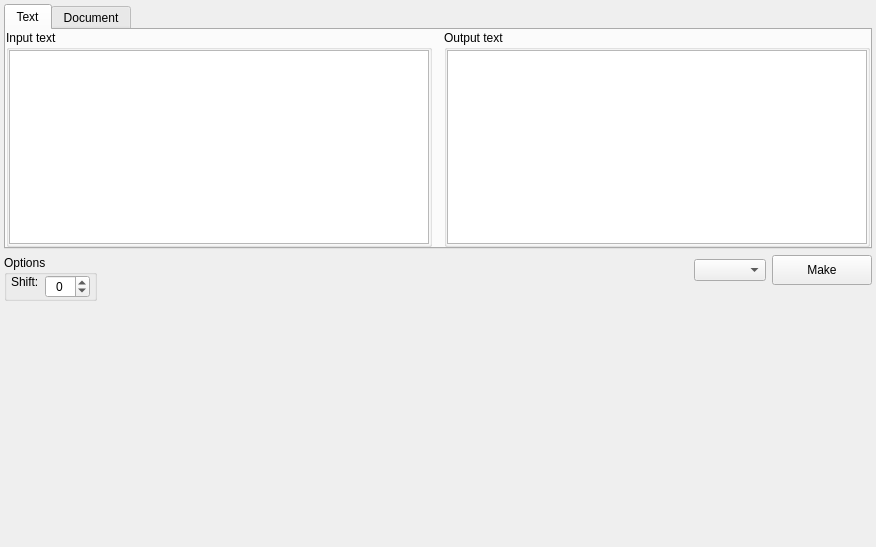
<?xml version="1.0" encoding="UTF-8"?>
<ui version="4.0">
 <class>Caesar</class>
 <widget class="QWidget" name="Caesar">
  <property name="geometry">
   <rect>
    <x>0</x>
    <y>0</y>
    <width>876</width>
    <height>547</height>
   </rect>
  </property>
  <property name="maximumSize">
   <size>
    <width>16777215</width>
    <height>9999999</height>
   </size>
  </property>
  <property name="windowTitle">
   <string>Form</string>
  </property>
  <layout class="QVBoxLayout" name="verticalLayout_4">
   <property name="leftMargin">
    <number>4</number>
   </property>
   <property name="topMargin">
    <number>4</number>
   </property>
   <property name="rightMargin">
    <number>4</number>
   </property>
   <property name="bottomMargin">
    <number>4</number>
   </property>
   <item>
    <widget class="QTabWidget" name="tab_widget">
     <property name="maximumSize">
      <size>
       <width>16777215</width>
       <height>400</height>
      </size>
     </property>
     <property name="currentIndex">
      <number>0</number>
     </property>
     <widget class="QWidget" name="tab_text">
      <attribute name="title">
       <string>Text</string>
      </attribute>
      <layout class="QHBoxLayout" name="horizontalLayout">
       <property name="spacing">
        <number>12</number>
       </property>
       <property name="leftMargin">
        <number>0</number>
       </property>
       <property name="topMargin">
        <number>0</number>
       </property>
       <property name="rightMargin">
        <number>0</number>
       </property>
       <property name="bottomMargin">
        <number>0</number>
       </property>
       <item>
        <widget class="QGroupBox" name="group_box_input">
         <property name="sizePolicy">
          <sizepolicy hsizetype="Preferred" vsizetype="Preferred">
           <horstretch>0</horstretch>
           <verstretch>0</verstretch>
          </sizepolicy>
         </property>
         <property name="title">
          <string>Input text</string>
         </property>
         <layout class="QVBoxLayout" name="verticalLayout_15">
          <property name="spacing">
           <number>0</number>
          </property>
          <property name="leftMargin">
           <number>0</number>
          </property>
          <property name="topMargin">
           <number>0</number>
          </property>
          <property name="rightMargin">
           <number>0</number>
          </property>
          <property name="bottomMargin">
           <number>0</number>
          </property>
          <item>
           <widget class="QTextEdit" name="text_edit_input"/>
          </item>
         </layout>
        </widget>
       </item>
       <item>
        <widget class="QGroupBox" name="group_box_output">
         <property name="sizePolicy">
          <sizepolicy hsizetype="Preferred" vsizetype="Preferred">
           <horstretch>0</horstretch>
           <verstretch>0</verstretch>
          </sizepolicy>
         </property>
         <property name="title">
          <string>Output text</string>
         </property>
         <layout class="QVBoxLayout" name="verticalLayout_14">
          <property name="spacing">
           <number>0</number>
          </property>
          <property name="leftMargin">
           <number>0</number>
          </property>
          <property name="topMargin">
           <number>0</number>
          </property>
          <property name="rightMargin">
           <number>0</number>
          </property>
          <property name="bottomMargin">
           <number>0</number>
          </property>
          <item>
           <widget class="QTextEdit" name="text_edit_output">
            <property name="readOnly">
             <bool>true</bool>
            </property>
           </widget>
          </item>
         </layout>
        </widget>
       </item>
      </layout>
     </widget>
     <widget class="QWidget" name="tab_document">
      <attribute name="title">
       <string>Document</string>
      </attribute>
     </widget>
    </widget>
   </item>
   <item>
    <layout class="QHBoxLayout" name="horizontal_layout_1">
     <item>
      <layout class="QVBoxLayout" name="vertical_layout_2">
       <item>
        <widget class="QGroupBox" name="group_box_options">
         <property name="title">
          <string>Options</string>
         </property>
         <layout class="QVBoxLayout" name="verticalLayout">
          <property name="leftMargin">
           <number>0</number>
          </property>
          <property name="topMargin">
           <number>0</number>
          </property>
          <property name="rightMargin">
           <number>0</number>
          </property>
          <property name="bottomMargin">
           <number>0</number>
          </property>
          <item>
           <layout class="QFormLayout" name="form_layout_options">
            <property name="fieldGrowthPolicy">
             <enum>QFormLayout::ExpandingFieldsGrow</enum>
            </property>
            <property name="leftMargin">
             <number>4</number>
            </property>
            <property name="rightMargin">
             <number>4</number>
            </property>
            <item row="0" column="0">
             <widget class="QLabel" name="label_shift">
              <property name="sizePolicy">
               <sizepolicy hsizetype="Minimum" vsizetype="Fixed">
                <horstretch>0</horstretch>
                <verstretch>0</verstretch>
               </sizepolicy>
              </property>
              <property name="text">
               <string>Shift:</string>
              </property>
             </widget>
            </item>
            <item row="0" column="1">
             <widget class="QSpinBox" name="spin_box_shift">
              <property name="frame">
               <bool>true</bool>
              </property>
              <property name="alignment">
               <set>Qt::AlignCenter</set>
              </property>
              <property name="buttonSymbols">
               <enum>QAbstractSpinBox::UpDownArrows</enum>
              </property>
              <property name="minimum">
               <number>-50</number>
              </property>
              <property name="maximum">
               <number>50</number>
              </property>
             </widget>
            </item>
           </layout>
          </item>
         </layout>
        </widget>
       </item>
       <item>
        <spacer name="vertical_spacer_2">
         <property name="orientation">
          <enum>Qt::Vertical</enum>
         </property>
         <property name="sizeHint" stdset="0">
          <size>
           <width>20</width>
           <height>40</height>
          </size>
         </property>
        </spacer>
       </item>
      </layout>
     </item>
     <item>
      <spacer name="horizontal_spacer_1">
       <property name="orientation">
        <enum>Qt::Horizontal</enum>
       </property>
       <property name="sizeHint" stdset="0">
        <size>
         <width>40</width>
         <height>20</height>
        </size>
       </property>
      </spacer>
     </item>
     <item>
      <layout class="QVBoxLayout" name="vertical_layout_1">
       <item>
        <layout class="QHBoxLayout" name="horizontal_layout_2">
         <item>
          <widget class="QComboBox" name="combo_box_enc_proc">
           <property name="sizePolicy">
            <sizepolicy hsizetype="Fixed" vsizetype="Fixed">
             <horstretch>0</horstretch>
             <verstretch>0</verstretch>
            </sizepolicy>
           </property>
          </widget>
         </item>
         <item>
          <widget class="QPushButton" name="button_make">
           <property name="sizePolicy">
            <sizepolicy hsizetype="Fixed" vsizetype="Fixed">
             <horstretch>0</horstretch>
             <verstretch>0</verstretch>
            </sizepolicy>
           </property>
           <property name="minimumSize">
            <size>
             <width>100</width>
             <height>30</height>
            </size>
           </property>
           <property name="maximumSize">
            <size>
             <width>16777215</width>
             <height>16777215</height>
            </size>
           </property>
           <property name="text">
            <string>Make</string>
           </property>
          </widget>
         </item>
        </layout>
       </item>
       <item>
        <spacer name="vertical_spacer_1">
         <property name="orientation">
          <enum>Qt::Vertical</enum>
         </property>
         <property name="sizeHint" stdset="0">
          <size>
           <width>20</width>
           <height>40</height>
          </size>
         </property>
        </spacer>
       </item>
      </layout>
     </item>
    </layout>
   </item>
   <item>
    <spacer name="vertical_spacer_3">
     <property name="orientation">
      <enum>Qt::Vertical</enum>
     </property>
     <property name="sizeHint" stdset="0">
      <size>
       <width>20</width>
       <height>131</height>
      </size>
     </property>
    </spacer>
   </item>
  </layout>
 </widget>
 <resources/>
 <connections/>
</ui>
